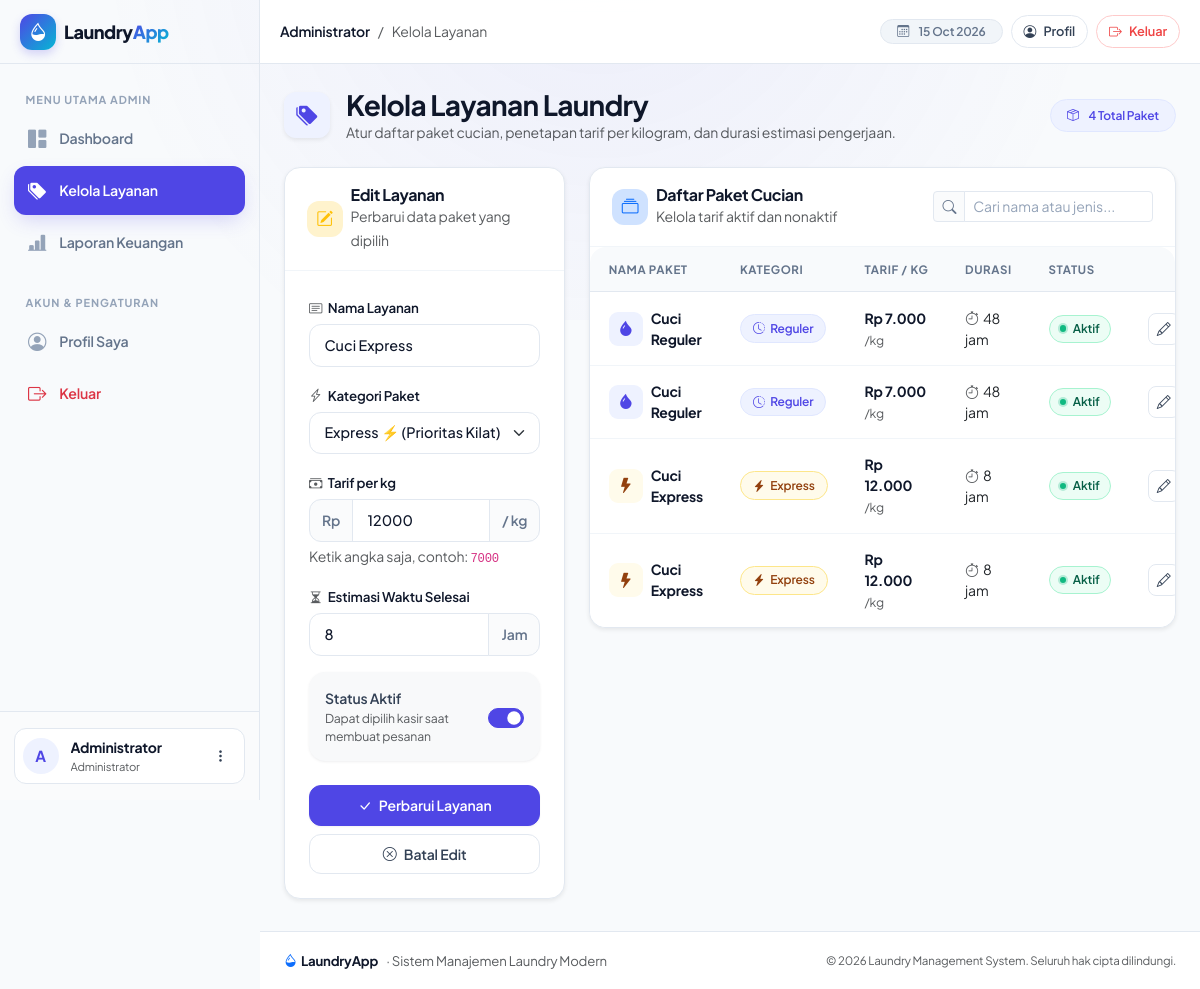
The app's page /admin/layanan.php?edit=4 (signed in) with its own data.
### tables this page shows
CREATE TABLE layanan (
    id INT UNSIGNED AUTO_INCREMENT PRIMARY KEY,
    nama VARCHAR(80) NOT NULL,
    jenis ENUM('Reguler', 'Express') NOT NULL,
    harga_per_kg DECIMAL(12,2) NOT NULL,
    durasi_jam SMALLINT UNSIGNED NOT NULL,
    aktif TINYINT(1) NOT NULL DEFAULT 1,
    dibuat_pada TIMESTAMP NOT NULL DEFAULT CURRENT_TIMESTAMP
);

### admin/layanan.php (the view, shortened to what this page needs)
<?php
require_once __DIR__ . '/../config/helpers.php';
$pdo = getPDO();
$priceError = false;
$editing = null;
$formValues = [
    'id' => '',
    'nama' => '',
    'jenis' => 'Reguler',
    'harga_per_kg' => '',
    'durasi_jam' => '',
    'aktif' => 1,
];
if (isset($_GET['edit'])) {
    $editId = filter_var($_GET['edit'], FILTER_VALIDATE_INT);
    if ($editId) {
        $find = $pdo->prepare('SELECT * FROM layanan WHERE id = ?');
        $find->execute([$editId]);
        $editing = $find->fetch() ?: null;
        if ($editing) {
            $formValues = $editing;
            $priceText = (string) $formValues['harga_per_kg'];
            if (strpos($priceText, '.') !== false) {
                $formValues['harga_per_kg'] = rtrim(rtrim($priceText, '0'), '.');
            }
        }
    }
}
$services = $pdo->query('SELECT * FROM layanan ORDER BY aktif DESC, jenis, nama')->fetchAll();
?>
<div class="d-flex flex-column flex-md-row justify-content-between align-items-md-center gap-3 mb-4">
    <div class="d-flex align-items-center gap-3">
        <div class="stat-icon indigo shadow-sm">
            <i class="bi bi-tags-fill"></i>
        </div>
        <div>
            <h1 class="h3 mb-0 fw-bold text-heading">Kelola Layanan Laundry</h1>
            <p class="text-muted mb-0 small">Atur daftar paket cucian, penetapan tarif per kilogram, dan durasi estimasi pengerjaan.</p>
        </div>
    </div>
    <div>
        <span class="badge-soft badge-soft-primary px-3 py-2">
            <i class="bi bi-box-seam me-1"></i> <?= count($services) ?> Total Paket
        </span>
    </div>
</div>
<div class="row g-4">
    <div class="col-lg-4">
        <div class="card shadow-sm sticky-top" style="top: 80px;">
            <div class="card-header-clean">
                <div class="d-flex align-items-center gap-2">
                    <div class="icon-box <?= $editing ? 'bg-warning-subtle text-warning' : 'bg-primary-subtle text-primary' ?>">
                        <i class="bi <?= $editing ? 'bi-pencil-square' : 'bi-plus-lg' ?>"></i>
                    </div>
                    <div>
                        <h2 class="h6 fw-bold mb-0"><?= $editing ? 'Edit Layanan' : 'Tambah Layanan Baru' ?></h2>
                        <small class="text-muted"><?= $editing ? 'Perbarui data paket yang dipilih' : 'Tambahkan paket cucian baru' ?></small>
                    </div>
                </div>
            </div>
            <div class="card-body p-4">
                <form method="post">
                    <div class="mb-3">
                        <label class="form-label" for="nama">
                            <i class="bi bi-card-text text-muted"></i> Nama Layanan
                        </label>
                        <input class="form-control" id="nama" name="nama" placeholder="Contoh: Cuci Kering Reguler" value="<?= e($formValues['nama']) ?>" required autofocus>
                    </div>
                    <div class="mb-3">
                        <label class="form-label" for="jenis">
                            <i class="bi bi-lightning-charge text-muted"></i> Kategori Paket
                        </label>
                        <select class="form-select" id="jenis" name="jenis" required>
                            <?php foreach (['Reguler', 'Express'] as $type): ?>
                                <option value="<?= e($type) ?>" <?= $formValues['jenis'] === $type ? 'selected' : '' ?>>
                                    <?= e($type) ?> <?= $type === 'Express' ? '⚡ (Prioritas Kilat)' : '🕒 (Standar Reguler)' ?>
                                </option>
                            <?php endforeach; ?>
                        </select>
                    </div>
                    <div class="mb-3">
                        <label class="form-label" for="harga_per_kg">
                            <i class="bi bi-cash-stack text-muted"></i> Tarif per kg
                        </label>
                        <div class="input-group">
                            <span class="input-group-text">Rp</span>
                            <input class="form-control <?= $priceError ? 'is-invalid' : '' ?>" type="number" id="harga_per_kg" name="harga_per_kg" min="1" step="100" placeholder="7000" value="<?= e($formValues['harga_per_kg']) ?>" required>
                            <span class="input-group-text">/ kg</span>
                        </div>
                        <div class="form-text small text-muted">Ketik angka saja, contoh: <code>7000</code></div>
                    </div>
                    <div class="mb-3">
                        <label class="form-label" for="durasi_jam">
                            <i class="bi bi-hourglass-split text-muted"></i> Estimasi Waktu Selesai
                        </label>
                        <div class="input-group">
                            <input class="form-control" type="number" id="durasi_jam" name="durasi_jam" min="1" placeholder="24" value="<?= e($formValues['durasi_jam']) ?>" required>
                            <span class="input-group-text">Jam</span>
                        </div>
                    </div>
                    <div class="card p-3 bg-light border-0 mb-4">
                        <div class="form-check form-switch m-0 d-flex align-items-center justify-content-between ps-0">
                            <label class="form-check-label fw-semibold" for="aktif">
                                Status Aktif
                                <div class="text-muted small fw-normal">Dapat dipilih kasir saat membuat pesanan</div>
                            </label>
                            <input class="form-check-input ms-2" type="checkbox" role="switch" id="aktif" name="aktif" <?= !empty($formValues['aktif']) ? 'checked' : '' ?>>
                        </div>
                    </div>
                    <div class="d-grid gap-2">
                        <button class="btn btn-primary" type="submit">
                            <i class="bi bi-check-lg"></i> <?= $editing ? 'Perbarui Layanan' : 'Simpan Layanan' ?>
                        </button>
                        <?php if ($editing): ?>
                            <a class="btn btn-outline-secondary" href="<?= e(app_url('admin/layanan.php')) ?>">
                                <i class="bi bi-x-circle"></i> Batal Edit
                            </a>
                        <?php endif; ?>
                    </div>
                </form>
            </div>
        </div>
    </div>
    <div class="col-lg-8">
        <div class="card shadow-sm">
            <div class="card-header-clean flex-wrap gap-2">
                <div class="d-flex align-items-center gap-2">
                    <div class="icon-box bg-primary-subtle text-primary">
                        <i class="bi bi-collection"></i>
                    </div>
                    <div>
                        <h2 class="h6 fw-bold mb-0">Daftar Paket Cucian</h2>
                        <small class="text-muted">Kelola tarif aktif dan nonaktif</small>
                    </div>
                </div>
                <div style="min-width: 220px;">
                    <div class="input-group input-group-sm">
                        <span class="input-group-text"><i class="bi bi-search"></i></span>
                        <input type="text" class="form-control" placeholder="Cari nama atau jenis..." data-table-search="#servicesTable">
                    </div>
                </div>
            </div>
            <div class="table-responsive">
                <table class="table table-hover align-middle mb-0" id="servicesTable">
                    <thead>
                        <tr>
                            <th>Nama Paket</th>
                            <th>Kategori</th>
                            <th>Tarif / kg</th>
                            <th>Durasi</th>
                            <th>Status</th>
                            <th class="text-end">Aksi</th>
                        </tr>
                    </thead>
                    <tbody>
                    <?php foreach ($services as $service): ?>
                        <tr>
                            <td>
                                <div class="d-flex align-items-center gap-2">
                                    <div class="stat-icon <?= $service['jenis'] === 'Express' ? 'amber' : 'indigo' ?>" style="width: 34px; height: 34px; font-size: 0.95rem; border-radius: 9px;">
                                        <i class="bi <?= $service['jenis'] === 'Express' ? 'bi-lightning-fill' : 'bi-droplet-fill' ?>"></i>
                                    </div>
                                    <div>
                                        <span class="fw-bold text-heading d-block"><?= e($service['nama']) ?></span>
                                    </div>
                                </div>
                            </td>
                            <td>
                                <?php if ($service['jenis'] === 'Express'): ?>
                                    <span class="badge-soft badge-soft-warning"><i class="bi bi-lightning-charge-fill"></i> Express</span>
                                <?php else: ?>
                                    <span class="badge-soft badge-soft-primary"><i class="bi bi-clock-history"></i> Reguler</span>
                                <?php endif; ?>
                            </td>
                            <td>
                                <span class="fw-bold text-heading"><?= e(rupiah($service['harga_per_kg'])) ?></span>
                                <span class="text-muted small">/kg</span>
                            </td>
                            <td>
                                <span class="text-body"><i class="bi bi-stopwatch text-muted me-1"></i><?= e($service['durasi_jam']) ?> jam</span>
                            </td>
                            <td>
                                <?php if ($service['aktif']): ?>
                                    <span class="status-pill active"><span class="status-dot"></span> Aktif</span>
                                <?php else: ?>
                                    <span class="status-pill inactive"><span class="status-dot"></span> Nonaktif</span>
                                <?php endif; ?>
                            </td>
                            <td class="text-end text-nowrap">
                                <div class="d-inline-flex gap-1">
                                    <a class="btn-action" href="<?= e(app_url('admin/layanan.php?edit=' . $service['id'])) ?>" title="Edit Layanan">
                                        <i class="bi bi-pencil"></i>
                                    </a>
                                </div>
                            </td>
                        </tr>
                    <?php endforeach; ?>
                    </tbody>
                </table>
            </div>
        </div>
    </div>
</div>

### records on screen
layanan: nama "Cuci Express", harga_per_kg "12000", durasi_jam "8", aktif "☑", jenis "Express" (drawn), harga_per_kg "Rp 12.000", shows "Aktif"
layanan: nama "Cuci Reguler", jenis "Reguler" (drawn), harga_per_kg "Rp 7.000", durasi_jam "48", aktif 1 (drawn)
layanan: nama "Cuci Reguler", jenis "Reguler" (drawn), harga_per_kg "Rp 7.000", durasi_jam "48", aktif 1 (drawn)
layanan: nama "Cuci Express", jenis "Express" (drawn), harga_per_kg "Rp 12.000", durasi_jam "8", aktif 1 (drawn)

### other values on screen
$menus[$role]['group'] "MENU UTAMA ADMIN"
$label "Dashboard"
$label "Kelola Layanan"
$label "Laporan Keuangan"
substr($user['nama'], 0, 1) "A"
$user['nama'] "Administrator"
role_label($role) "Administrator"
$title "Kelola Layanan"
count($services) "4"
form field jenis "Express ⚡ (Prioritas Kilat)"
